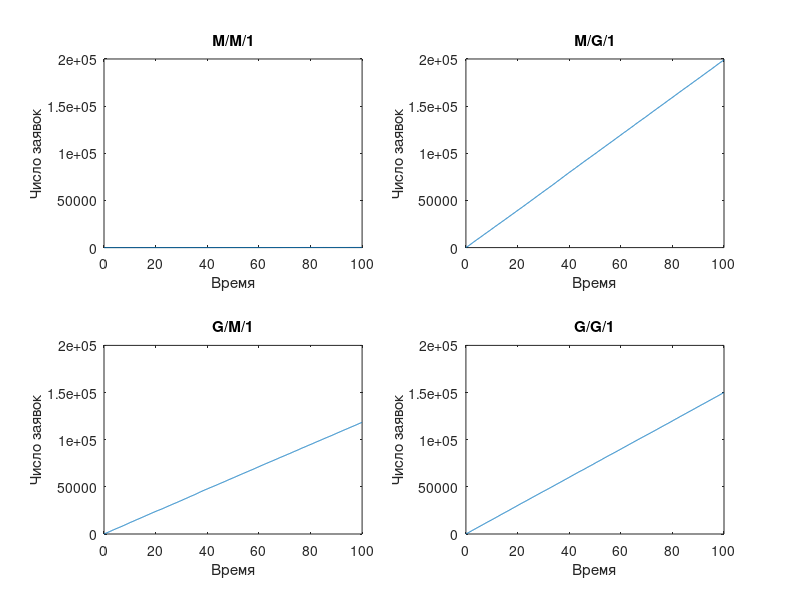

MATLAB code for this plot: (Note: this script raises an error after producing the figure.)
%% 3. Установить значения входных параметров lambda и mu
lambda = 2;  % Интенсивность входного потока
mu = 3;      % Интенсивность обслуживания

% Параметры Вейбулловского распределения
k_weibull = 1.5;
theta_weibull = 1 / mu;

% Проверка стационарности системы для M/M/1
if lambda >= mu
    error('Система M/M/1 нестабильна, λ должно быть меньше μ');
end

N = 1000000; % Количество заявок для полной симуляции
t = linspace(0, 100, N);  % Временная шкала

%% 4. Моделирование поступления и обслуживания для различных систем
% M/M/1 (экспоненциальные распределения для поступления и обслуживания)
tau_mm1 = exprnd(1/lambda, 1, N);  % Время между поступлениями
nu_mm1 = exprnd(1/mu, 1, N);       % Время обслуживания

% M/G/1 (экспоненциальные поступления, Вейбулловское обслуживание)
tau_mg1 = exprnd(1/lambda, 1, N);
nu_mg1 = wblrnd(theta_weibull, k_weibull, 1, N);

% Проверка стационарности системы M/G/1
if lambda >= 1 / mean(nu_mg1)
    error('Система M/G/1 нестабильна, λ должно быть меньше среднего значения обслуживания');
end

% G/M/1 (Вейбулловские поступления, экспоненциальное обслуживание)
tau_gm1 = wblrnd(1/lambda, k_weibull, 1, N);
nu_gm1 = exprnd(1/mu, 1, N);

% Проверка стационарности системы G/M/1
if lambda >= mu
    error('Система G/M/1 нестабильна, λ должно быть меньше μ');
end

% G/G/1 (Вейбулловские поступления и Вейбулловское обслуживание)
tau_gg1 = wblrnd(1/lambda, k_weibull, 1, N);
nu_gg1 = wblrnd(theta_weibull, k_weibull, 1, N);

% Проверка стационарности системы G/G/1
if lambda >= 1 / mean(nu_gg1)
    error('Система G/G/1 нестабильна, λ должно быть меньше среднего значения обслуживания');
end

%% 5. Построение графиков для каждого типа СМО
figure;
sample_rate = 1000;  % Шаг выборки данных для ускорения построения графиков
t_sample = t(1:sample_rate:end);  % Выборка времени для графика

% M/M/1
subplot(2,2,1);
plot(t_sample, cumsum(tau_mm1(1:sample_rate:end)) - cumsum(nu_mm1(1:sample_rate:end)));
title('M/M/1');
xlabel('Время');
ylabel('Число заявок');
ylim([0 N/5]);

% M/G/1
cum_tau_mg1 = cumsum(tau_mg1);
cum_nu_mg1 = cumsum(nu_mg1);
subplot(2,2,2);
plot(t_sample, cum_tau_mg1(1:sample_rate:end) - cum_nu_mg1(1:sample_rate:end));
title('M/G/1');
xlabel('Время');
ylabel('Число заявок');
ylim([0 N/5]);

% G/M/1
cum_tau_gm1 = cumsum(tau_gm1);
cum_nu_gm1 = cumsum(nu_gm1);
subplot(2,2,3);
plot(t_sample, cum_tau_gm1(1:sample_rate:end) - cum_nu_gm1(1:sample_rate:end));
title('G/M/1');
xlabel('Время');
ylabel('Число заявок');
ylim([0 N/5]);

% G/G/1
cum_tau_gg1 = cumsum(tau_gg1);
cum_nu_gg1 = cumsum(nu_gg1);
subplot(2,2,4);
plot(t_sample, cum_tau_gg1(1:sample_rate:end) - cum_nu_gg1(1:sample_rate:end));
title('G/G/1');
xlabel('Время');
ylabel('Число заявок');
ylim([0 N/5]);

%% 7. Рассчитать статистические характеристики для каждого типа СМО
% M/M/1
rho_mm1 = lambda / mu;
L_mm1 = rho_mm1 / (1 - rho_mm1);  % Среднее число заявок в системе L = ρ / (1 - ρ)
W_q_mm1 = rho_mm1 / (mu * (1 - rho_mm1));  % Среднее время ожидания в очереди
W_s_mm1 = 1 / (mu * (1 - rho_mm1));  % Среднее время пребывания в системе

fprintf('M/M/1:\n Коэффициент загрузки: %.4f\n Среднее число заявок в системе: %.4f\n Среднее время в очереди: %.4f\n Среднее время пребывания в системе: %.4f\n\n', ...
    rho_mm1, L_mm1, W_q_mm1, W_s_mm1);

% M/G/1 - формула Поллачека-Кинчина
L_mg1 = mean(cum_tau_mg1 - cum_nu_mg1);  % Среднее число заявок в системе
sigma2_nu_mg1 = var(nu_mg1);  % Дисперсия времени обслуживания
W_q_mg1 = (lambda * sigma2_nu_mg1 + rho_mg1^2) / (2 * (1 - rho_mg1));  % Среднее время в очереди по формуле Поллачека-Кинчина
W_s_mg1 = W_q_mg1 + 1 / mu;  % Среднее время пребывания в системе

fprintf('M/G/1:\n Коэффициент загрузки: %.4f\n Среднее число заявок в системе: %.4f\n Среднее время в очереди: %.4f\n Среднее время пребывания в системе: %.4f\n\n', ...
    rho_mg1, L_mg1, W_q_mg1, W_s_mg1);

% G/M/1
L_gm1 = mean(cum_tau_gm1 - cum_nu_gm1);  % Среднее число заявок в системе
W_q_gm1 = L_gm1 / lambda;  % Среднее время в очереди
W_s_gm1 = W_q_gm1 + 1 / mu;  % Среднее время пребывания в системе

fprintf('G/M/1:\n Коэффициент загрузки: %.4f\n Среднее число заявок в системе: %.4f\n Среднее время в очереди: %.4f\n Среднее время пребывания в системе: %.4f\n\n', ...
    rho_gm1, L_gm1, W_q_gm1, W_s_gm1);

% G/G/1
L_gg1 = mean(cum_tau_gg1 - cum_nu_gg1);  % Среднее число заявок в системе
W_q_gg1 = L_gg1 / lambda;  % Среднее время в очереди
W_s_gg1 = W_q_gg1 + 1 / mean(nu_gg1);  % Среднее время пребывания в системе

fprintf('G/G/1:\n Коэффициент загрузки: %.4f\n Среднее число заявок в системе: %.4f\n Среднее время в очереди: %.4f\n Среднее время пребывания в системе: %.4f\n\n', ...
    rho_gg1, L_gg1, W_q_gg1, W_s_gg1);
